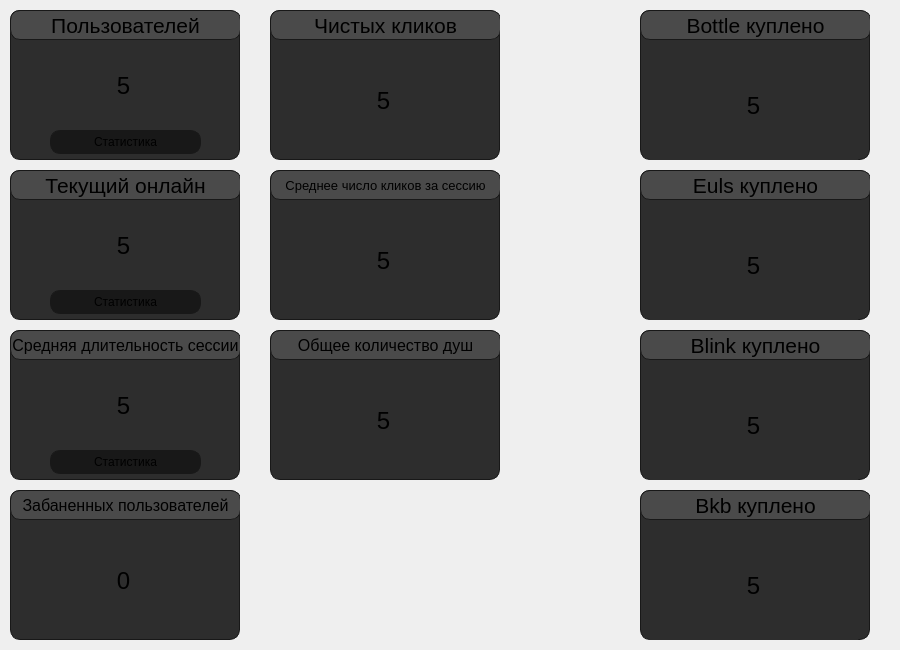
    <widget class="QWidget" name="general_stats">
     <attribute name="title">
      <string>Общая статистика</string>
     </attribute>
     <widget class="QWidget" name="users_amount" native="true">
      <property name="geometry">
       <rect>
        <x>10</x>
        <y>10</y>
        <width>230</width>
        <height>150</height>
       </rect>
      </property>
      <property name="maximumSize">
       <size>
        <width>230</width>
        <height>150</height>
       </size>
      </property>
      <property name="styleSheet">
       <string notr="true">background-color: rgb(45, 45, 45);
border-radius: 10px;
border: 1px solid rgb(24, 24, 24)</string>
      </property>
      <widget class="QLabel" name="label_17">
       <property name="geometry">
        <rect>
         <x>0</x>
         <y>0</y>
         <width>231</width>
         <height>30</height>
        </rect>
       </property>
       <property name="font">
        <font>
         <pointsize>16</pointsize>
         <bold>false</bold>
        </font>
       </property>
       <property name="styleSheet">
        <string notr="true">background-color: rgb(74, 74, 74)

</string>
       </property>
       <property name="text">
        <string>Пользователей</string>
       </property>
       <property name="alignment">
        <set>Qt::AlignmentFlag::AlignCenter</set>
       </property>
      </widget>
      <widget class="QLabel" name="us_amount">
       <property name="geometry">
        <rect>
         <x>8</x>
         <y>35</y>
         <width>211</width>
         <height>81</height>
        </rect>
       </property>
       <property name="font">
        <font>
         <pointsize>18</pointsize>
         <bold>false</bold>
        </font>
       </property>
       <property name="styleSheet">
        <string notr="true">border: 0px</string>
       </property>
       <property name="text">
        <string>5</string>
       </property>
       <property name="alignment">
        <set>Qt::AlignmentFlag::AlignCenter</set>
       </property>
      </widget>
      <widget class="QPushButton" name="graf_users">
       <property name="geometry">
        <rect>
         <x>40</x>
         <y>120</y>
         <width>151</width>
         <height>24</height>
        </rect>
       </property>
       <property name="styleSheet">
        <string notr="true">background-color: rgb(24, 24, 24)</string>
       </property>
       <property name="text">
        <string>Статистика</string>
       </property>
      </widget>
     </widget>
     <widget class="QWidget" name="pure_clicks" native="true">
      <property name="geometry">
       <rect>
        <x>270</x>
        <y>10</y>
        <width>230</width>
        <height>150</height>
       </rect>
      </property>
      <property name="maximumSize">
       <size>
        <width>230</width>
        <height>150</height>
       </size>
      </property>
      <property name="styleSheet">
       <string notr="true">background-color: rgb(45, 45, 45);
border-radius: 10px;
border: 1px solid rgb(24, 24, 24)</string>
      </property>
      <widget class="QLabel" name="label_19">
       <property name="geometry">
        <rect>
         <x>0</x>
         <y>0</y>
         <width>231</width>
         <height>30</height>
        </rect>
       </property>
       <property name="font">
        <font>
         <pointsize>16</pointsize>
         <bold>false</bold>
        </font>
       </property>
       <property name="styleSheet">
        <string notr="true">background-color: rgb(74, 74, 74)

</string>
       </property>
       <property name="text">
        <string>Чистых кликов</string>
       </property>
       <property name="alignment">
        <set>Qt::AlignmentFlag::AlignCenter</set>
       </property>
      </widget>
      <widget class="QLabel" name="pure_clicks_amount">
       <property name="geometry">
        <rect>
         <x>8</x>
         <y>35</y>
         <width>211</width>
         <height>111</height>
        </rect>
       </property>
       <property name="font">
        <font>
         <pointsize>18</pointsize>
         <bold>false</bold>
        </font>
       </property>
       <property name="styleSheet">
        <string notr="true">border: 0px
</string>
       </property>
       <property name="text">
        <string>5</string>
       </property>
       <property name="alignment">
        <set>Qt::AlignmentFlag::AlignCenter</set>
       </property>
      </widget>
     </widget>
     <widget class="QWidget" name="online" native="true">
      <property name="geometry">
       <rect>
        <x>10</x>
        <y>170</y>
        <width>230</width>
        <height>150</height>
       </rect>
      </property>
      <property name="maximumSize">
       <size>
        <width>230</width>
        <height>150</height>
       </size>
      </property>
      <property name="styleSheet">
       <string notr="true">background-color: rgb(45, 45, 45);
border-radius: 10px;
border: 1px solid rgb(24, 24, 24)</string>
      </property>
      <widget class="QLabel" name="label_21">
       <property name="geometry">
        <rect>
         <x>0</x>
         <y>0</y>
         <width>231</width>
         <height>30</height>
        </rect>
       </property>
       <property name="font">
        <font>
         <pointsize>16</pointsize>
         <bold>false</bold>
        </font>
       </property>
       <property name="styleSheet">
        <string notr="true">background-color: rgb(74, 74, 74)

</string>
       </property>
       <property name="text">
        <string>Текущий онлайн</string>
       </property>
       <property name="alignment">
        <set>Qt::AlignmentFlag::AlignCenter</set>
       </property>
      </widget>
      <widget class="QLabel" name="now_online">
       <property name="geometry">
        <rect>
         <x>8</x>
         <y>35</y>
         <width>211</width>
         <height>81</height>
        </rect>
       </property>
       <property name="font">
        <font>
         <pointsize>18</pointsize>
         <bold>false</bold>
        </font>
       </property>
       <property name="styleSheet">
        <string notr="true">border: 0px</string>
       </property>
       <property name="text">
        <string>5</string>
       </property>
       <property name="alignment">
        <set>Qt::AlignmentFlag::AlignCenter</set>
       </property>
      </widget>
      <widget class="QPushButton" name="graf_online">
       <property name="geometry">
        <rect>
         <x>40</x>
         <y>120</y>
         <width>151</width>
         <height>24</height>
        </rect>
       </property>
       <property name="styleSheet">
        <string notr="true">background-color: rgb(24, 24, 24)</string>
       </property>
       <property name="text">
        <string>Статистика</string>
       </property>
      </widget>
     </widget>
     <widget class="QWidget" name="widget_6" native="true">
      <property name="geometry">
       <rect>
        <x>10</x>
        <y>330</y>
        <width>230</width>
        <height>150</height>
       </rect>
      </property>
      <property name="maximumSize">
       <size>
        <width>230</width>
        <height>150</height>
       </size>
      </property>
      <property name="styleSheet">
       <string notr="true">background-color: rgb(45, 45, 45);
border-radius: 10px;
border: 1px solid rgb(24, 24, 24)</string>
      </property>
      <widget class="QLabel" name="avg_session">
       <property name="geometry">
        <rect>
         <x>0</x>
         <y>0</y>
         <width>231</width>
         <height>30</height>
        </rect>
       </property>
       <property name="font">
        <font>
         <pointsize>12</pointsize>
         <bold>false</bold>
        </font>
       </property>
       <property name="styleSheet">
        <string notr="true">background-color: rgb(74, 74, 74)

</string>
       </property>
       <property name="text">
        <string>Средняя длительность сессии</string>
       </property>
       <property name="alignment">
        <set>Qt::AlignmentFlag::AlignCenter</set>
       </property>
      </widget>
      <widget class="QLabel" name="avg_session_time">
       <property name="geometry">
        <rect>
         <x>8</x>
         <y>35</y>
         <width>211</width>
         <height>81</height>
        </rect>
       </property>
       <property name="font">
        <font>
         <pointsize>18</pointsize>
         <bold>false</bold>
        </font>
       </property>
       <property name="styleSheet">
        <string notr="true">border: 0px
</string>
       </property>
       <property name="text">
        <string>5</string>
       </property>
       <property name="alignment">
        <set>Qt::AlignmentFlag::AlignCenter</set>
       </property>
      </widget>
      <widget class="QPushButton" name="graf_avg">
       <property name="geometry">
        <rect>
         <x>40</x>
         <y>120</y>
         <width>151</width>
         <height>24</height>
        </rect>
       </property>
       <property name="styleSheet">
        <string notr="true">background-color: rgb(24, 24, 24)</string>
       </property>
       <property name="text">
        <string>Статистика</string>
       </property>
      </widget>
     </widget>
     <widget class="QWidget" name="banned_amount" native="true">
      <property name="geometry">
       <rect>
        <x>10</x>
        <y>490</y>
        <width>230</width>
        <height>150</height>
       </rect>
      </property>
      <property name="maximumSize">
       <size>
        <width>230</width>
        <height>150</height>
       </size>
      </property>
      <property name="styleSheet">
       <string notr="true">background-color: rgb(45, 45, 45);
border-radius: 10px;
border: 1px solid rgb(24, 24, 24)</string>
      </property>
      <widget class="QLabel" name="label_27">
       <property name="geometry">
        <rect>
         <x>0</x>
         <y>0</y>
         <width>231</width>
         <height>30</height>
        </rect>
       </property>
       <property name="font">
        <font>
         <pointsize>12</pointsize>
         <bold>false</bold>
        </font>
       </property>
       <property name="styleSheet">
        <string notr="true">background-color: rgb(74, 74, 74)

</string>
       </property>
       <property name="text">
        <string>Забаненных пользователей</string>
       </property>
       <property name="alignment">
        <set>Qt::AlignmentFlag::AlignCenter</set>
       </property>
      </widget>
      <widget class="QLabel" name="banned_users_amount">
       <property name="geometry">
        <rect>
         <x>8</x>
         <y>35</y>
         <width>211</width>
         <height>111</height>
        </rect>
       </property>
       <property name="font">
        <font>
         <pointsize>18</pointsize>
         <bold>false</bold>
        </font>
       </property>
       <property name="styleSheet">
        <string notr="true">border: 0px</string>
       </property>
       <property name="text">
        <string>0</string>
       </property>
       <property name="alignment">
        <set>Qt::AlignmentFlag::AlignCenter</set>
       </property>
      </widget>
     </widget>
     <widget class="QWidget" name="avg_pure_clicks_session" native="true">
      <property name="geometry">
       <rect>
        <x>270</x>
        <y>170</y>
        <width>230</width>
        <height>150</height>
       </rect>
      </property>
      <property name="maximumSize">
       <size>
        <width>230</width>
        <height>150</height>
       </size>
      </property>
      <property name="styleSheet">
       <string notr="true">background-color: rgb(45, 45, 45);
border-radius: 10px;
border: 1px solid rgb(24, 24, 24)</string>
      </property>
      <widget class="QLabel" name="label_29">
       <property name="geometry">
        <rect>
         <x>0</x>
         <y>0</y>
         <width>231</width>
         <height>30</height>
        </rect>
       </property>
       <property name="font">
        <font>
         <pointsize>10</pointsize>
         <bold>false</bold>
        </font>
       </property>
       <property name="styleSheet">
        <string notr="true">background-color: rgb(74, 74, 74)

</string>
       </property>
       <property name="text">
        <string>Среднее число кликов за сессию</string>
       </property>
       <property name="alignment">
        <set>Qt::AlignmentFlag::AlignCenter</set>
       </property>
      </widget>
      <widget class="QLabel" name="avg_pure_clicks">
       <property name="geometry">
        <rect>
         <x>8</x>
         <y>35</y>
         <width>211</width>
         <height>111</height>
        </rect>
       </property>
       <property name="font">
        <font>
         <pointsize>18</pointsize>
         <bold>false</bold>
        </font>
       </property>
       <property name="styleSheet">
        <string notr="true">border: 0px</string>
       </property>
       <property name="text">
        <string>5</string>
       </property>
       <property name="alignment">
        <set>Qt::AlignmentFlag::AlignCenter</set>
       </property>
      </widget>
     </widget>
     <widget class="QWidget" name="soul_amount" native="true">
      <property name="geometry">
       <rect>
        <x>270</x>
        <y>330</y>
        <width>230</width>
        <height>150</height>
       </rect>
      </property>
      <property name="maximumSize">
       <size>
        <width>230</width>
        <height>150</height>
       </size>
      </property>
      <property name="styleSheet">
       <string notr="true">background-color: rgb(45, 45, 45);
border-radius: 10px;
border: 1px solid rgb(24, 24, 24)</string>
      </property>
      <widget class="QLabel" name="label_31">
       <property name="geometry">
        <rect>
         <x>0</x>
         <y>0</y>
         <width>231</width>
         <height>30</height>
        </rect>
       </property>
       <property name="font">
        <font>
         <pointsize>12</pointsize>
         <bold>false</bold>
        </font>
       </property>
       <property name="styleSheet">
        <string notr="true">background-color: rgb(74, 74, 74)

</string>
       </property>
       <property name="text">
        <string>Общее количество душ</string>
       </property>
       <property name="alignment">
        <set>Qt::AlignmentFlag::AlignCenter</set>
       </property>
      </widget>
      <widget class="QLabel" name="all_souls">
       <property name="geometry">
        <rect>
         <x>8</x>
         <y>35</y>
         <width>211</width>
         <height>111</height>
        </rect>
       </property>
       <property name="font">
        <font>
         <pointsize>18</pointsize>
         <bold>false</bold>
        </font>
       </property>
       <property name="styleSheet">
        <string notr="true">border: 0px</string>
       </property>
       <property name="text">
        <string>5</string>
       </property>
       <property name="alignment">
        <set>Qt::AlignmentFlag::AlignCenter</set>
       </property>
      </widget>
     </widget>
     <widget class="QWidget" name="widget" native="true">
      <property name="geometry">
       <rect>
        <x>530</x>
        <y>10</y>
        <width>361</width>
        <height>151</height>
       </rect>
      </property>
      <widget class="QWidget" name="bottle_buy_amount" native="true">
       <property name="geometry">
        <rect>
         <x>110</x>
         <y>0</y>
         <width>230</width>
         <height>150</height>
        </rect>
       </property>
       <property name="maximumSize">
        <size>
         <width>230</width>
         <height>150</height>
        </size>
       </property>
       <property name="styleSheet">
        <string notr="true">background-color: rgb(45, 45, 45);
border-radius: 10px;
border: 1px solid rgb(24, 24, 24)</string>
       </property>
       <widget class="QLabel" name="label_33">
        <property name="geometry">
         <rect>
          <x>0</x>
          <y>0</y>
          <width>231</width>
          <height>30</height>
         </rect>
        </property>
        <property name="font">
         <font>
          <pointsize>16</pointsize>
          <bold>false</bold>
         </font>
        </property>
        <property name="styleSheet">
         <string notr="true">background-color: rgb(74, 74, 74)

</string>
        </property>
        <property name="text">
         <string>Bottle куплено</string>
        </property>
        <property name="alignment">
         <set>Qt::AlignmentFlag::AlignCenter</set>
        </property>
       </widget>
       <widget class="QLabel" name="bottle_bought">
        <property name="geometry">
         <rect>
          <x>8</x>
          <y>35</y>
          <width>211</width>
          <height>121</height>
         </rect>
        </property>
        <property name="font">
         <font>
          <pointsize>18</pointsize>
          <bold>false</bold>
         </font>
        </property>
        <property name="styleSheet">
         <string notr="true">border: 0px</string>
        </property>
        <property name="text">
         <string>5</string>
        </property>
        <property name="alignment">
         <set>Qt::AlignmentFlag::AlignCenter</set>
        </property>
       </widget>
      </widget>
      <widget class="QLabel" name="label_9">
       <property name="geometry">
        <rect>
         <x>10</x>
         <y>40</y>
         <width>91</width>
         <height>91</height>
        </rect>
       </property>
       <property name="text">
        <string/>
       </property>
       <property name="pixmap">
        <pixmap>bottle.png</pixmap>
       </property>
       <property name="scaledContents">
        <bool>true</bool>
       </property>
      </widget>
     </widget>
     <widget class="QWidget" name="widget_2" native="true">
      <property name="geometry">
       <rect>
        <x>530</x>
        <y>170</y>
        <width>351</width>
        <height>151</height>
       </rect>
      </property>
      <widget class="QWidget" name="euls_buy_amount" native="true">
       <property name="geometry">
        <rect>
         <x>110</x>
         <y>0</y>
         <width>230</width>
         <height>150</height>
        </rect>
       </property>
       <property name="maximumSize">
        <size>
         <width>230</width>
         <height>150</height>
        </size>
       </property>
       <property name="styleSheet">
        <string notr="true">background-color: rgb(45, 45, 45);
border-radius: 10px;
border: 1px solid rgb(24, 24, 24)</string>
       </property>
       <widget class="QLabel" name="label_35">
        <property name="geometry">
         <rect>
          <x>0</x>
          <y>0</y>
          <width>231</width>
          <height>30</height>
         </rect>
        </property>
        <property name="font">
         <font>
          <pointsize>16</pointsize>
          <bold>false</bold>
         </font>
        </property>
        <property name="styleSheet">
         <string notr="true">background-color: rgb(74, 74, 74)

</string>
        </property>
        <property name="text">
         <string>Euls куплено</string>
        </property>
        <property name="alignment">
         <set>Qt::AlignmentFlag::AlignCenter</set>
        </property>
       </widget>
       <widget class="QLabel" name="euls_bought">
        <property name="geometry">
         <rect>
          <x>8</x>
          <y>35</y>
          <width>211</width>
          <height>121</height>
         </rect>
        </property>
        <property name="font">
         <font>
          <pointsize>18</pointsize>
          <bold>false</bold>
         </font>
        </property>
        <property name="styleSheet">
         <string notr="true">border: 0px</string>
        </property>
        <property name="text">
         <string>5</string>
        </property>
        <property name="alignment">
         <set>Qt::AlignmentFlag::AlignCenter</set>
        </property>
       </widget>
      </widget>
      <widget class="QLabel" name="label_10">
       <property name="geometry">
        <rect>
         <x>10</x>
         <y>40</y>
         <width>91</width>
         <height>91</height>
        </rect>
       </property>
       <property name="text">
        <string/>
       </property>
       <property name="pixmap">
        <pixmap>eul.png</pixmap>
       </property>
       <property name="scaledContents">
        <bool>true</bool>
       </property>
      </widget>
     </widget>
     <widget class="QWidget" name="widget_12" native="true">
      <property name="geometry">
       <rect>
        <x>530</x>
        <y>330</y>
        <width>351</width>
        <height>151</height>
       </rect>
      </property>
      <widget class="QWidget" name="blink_buy_amount" native="true">
       <property name="geometry">
        <rect>
         <x>110</x>
         <y>0</y>
         <width>230</width>
         <height>150</height>
        </rect>
       </property>
       <property name="maximumSize">
        <size>
         <width>230</width>
         <height>150</height>
        </size>
       </property>
       <property name="styleSheet">
        <string notr="true">background-color: rgb(45, 45, 45);
border-radius: 10px;
border: 1px solid rgb(24, 24, 24)</string>
       </property>
       <widget class="QLabel" name="label_37">
        <property name="geometry">
         <rect>
          <x>0</x>
          <y>0</y>
          <width>231</width>
          <height>30</height>
         </rect>
        </property>
        <property name="font">
         <font>
          <pointsize>16</pointsize>
          <bold>false</bold>
         </font>
        </property>
        <property name="styleSheet">
         <string notr="true">background-color: rgb(74, 74, 74)

</string>
        </property>
        <property name="text">
         <string>Blink куплено</string>
        </property>
        <property name="alignment">
         <set>Qt::AlignmentFlag::AlignCenter</set>
        </property>
       </widget>
       <widget class="QLabel" name="blink_bought">
        <property name="geometry">
         <rect>
          <x>8</x>
          <y>35</y>
          <width>211</width>
          <height>121</height>
         </rect>
        </property>
        <property name="font">
         <font>
          <pointsize>18</pointsize>
          <bold>false</bold>
         </font>
        </property>
        <property name="styleSheet">
         <string notr="true">border: 0px</string>
        </property>
        <property name="text">
         <string>5</string>
        </property>
        <property name="alignment">
         <set>Qt::AlignmentFlag::AlignCenter</set>
        </property>
       </widget>
      </widget>
      <widget class="QLabel" name="label_39">
       <property name="geometry">
        <rect>
         <x>10</x>
         <y>40</y>
         <width>91</width>
         <height>91</height>
        </rect>
       </property>
       <property name="text">
        <string/>
       </property>
       <property name="pixmap">
        <pixmap>blink.png</pixmap>
       </property>
       <property name="scaledContents">
        <bool>true</bool>
       </property>
      </widget>
     </widget>
     <widget class="QWidget" name="widget_14" native="true">
      <property name="geometry">
       <rect>
        <x>530</x>
        <y>490</y>
        <width>351</width>
        <height>151</height>
       </rect>
      </property>
      <widget class="QWidget" name="bkb_buy_amount" native="true">
       <property name="geometry">
        <rect>
         <x>110</x>
         <y>0</y>
         <width>230</width>
         <height>150</height>
        </rect>
       </property>
       <property name="maximumSize">
        <size>
         <width>230</width>
         <height>150</height>
        </size>
       </property>
       <property name="styleSheet">
        <string notr="true">background-color: rgb(45, 45, 45);
border-radius: 10px;
border: 1px solid rgb(24, 24, 24)</string>
       </property>
       <widget class="QLabel" name="label_40">
        <property name="geometry">
         <rect>
          <x>0</x>
          <y>0</y>
          <width>231</width>
          <height>30</height>
         </rect>
        </property>
        <property name="font">
         <font>
          <pointsize>16</pointsize>
          <bold>false</bold>
         </font>
        </property>
        <property name="styleSheet">
         <string notr="true">background-color: rgb(74, 74, 74)

</string>
        </property>
        <property name="text">
         <string>Bkb куплено</string>
        </property>
        <property name="alignment">
         <set>Qt::AlignmentFlag::AlignCenter</set>
        </property>
       </widget>
       <widget class="QLabel" name="bkb_bouth_amount">
        <property name="geometry">
         <rect>
          <x>8</x>
          <y>35</y>
          <width>211</width>
          <height>121</height>
         </rect>
        </property>
        <property name="font">
         <font>
          <pointsize>18</pointsize>
          <bold>false</bold>
         </font>
        </property>
        <property name="styleSheet">
         <string notr="true">border: 0px</string>
        </property>
        <property name="text">
         <string>5</string>
        </property>
        <property name="alignment">
         <set>Qt::AlignmentFlag::AlignCenter</set>
        </property>
       </widget>
      </widget>
      <widget class="QLabel" name="label_42">
       <property name="geometry">
        <rect>
         <x>10</x>
         <y>40</y>
         <width>91</width>
         <height>91</height>
        </rect>
       </property>
       <property name="text">
        <string/>
       </property>
       <property name="pixmap">
        <pixmap>bkb.png</pixmap>
       </property>
       <property name="scaledContents">
        <bool>true</bool>
       </property>
      </widget>
     </widget>
    </widget>
